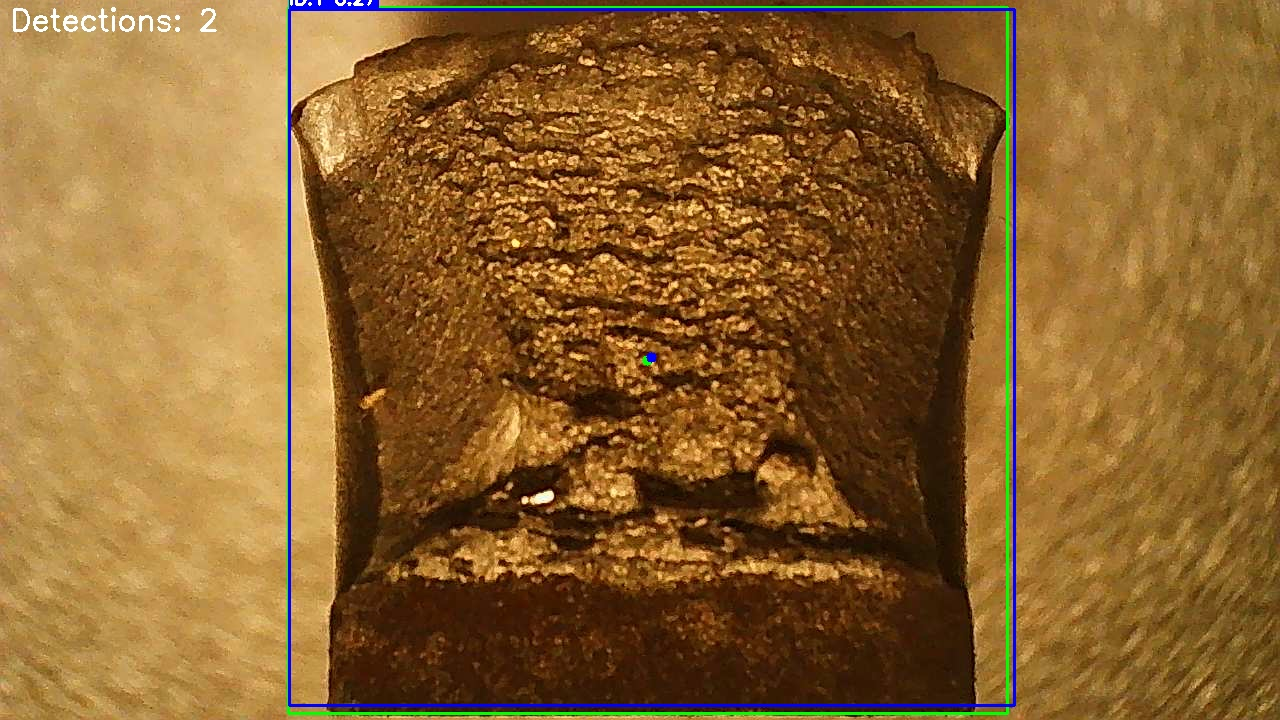
#> input picture tests/data/detection_test_frame_1.jpg, 1280 x 720 px; its folder holds only this picture in this run
$ python -i texture_features.py   (imports and definitions only)   (older library calls are emulated)
#> lines starting #> are read from the running program, lines starting #| are printed output that depends on the picture
#!/usr/bin/env python3
"""
Texture Feature Extraction for Fracture Surface Analysis

This module implements comprehensive texture analysis including:
- Gray Level Co-occurrence Matrix (GLCM) features
- Local Binary Patterns (LBP)
- Gabor filter responses
- Fractal dimension analysis
- Surface roughness metrics
"""

import cv2
import numpy as np
import logging
from typing import Dict, List, Tuple, Optional
from skimage import feature, filters, measure
from skimage.feature import graycomatrix, graycoprops, local_binary_pattern
from scipy import ndimage, fft
from scipy.stats import entropy
import warnings

logger = logging.getLogger(__name__)


class TextureFeatureExtractor:
    """Extracts comprehensive texture features from fracture surfaces."""

    def __init__(self):
        """Initialize texture feature extractor."""
        self.glcm_distances = [1, 2, 3]
        self.glcm_angles = [0, 45, 90, 135]  # degrees
        self.lbp_radius = 3
        self.lbp_n_points = 24
        self.gabor_frequencies = [0.1, 0.3, 0.5]
        self.gabor_angles = [0, 45, 90, 135]  # degrees

        logger.debug("TextureFeatureExtractor initialized")

    def extract_glcm_features(self, image: np.ndarray, mask: Optional[np.ndarray] = None) -> Dict[str, float]:
        """
        Extract Gray Level Co-occurrence Matrix (GLCM) features.

        Args:
            image: Grayscale image
            mask: Optional mask to limit analysis region

        Returns:
            Dictionary of GLCM features
        """
        features = {}

        try:
            # Apply mask if provided
            if mask is not None:
                masked_image = image.copy()
                masked_image[mask == 0] = 0
            else:
                masked_image = image

            # Reduce gray levels for GLCM computation (improves speed and reduces noise)
            gray_levels = 32
            normalized = cv2.normalize(masked_image, None, 0, gray_levels-1, cv2.NORM_MINMAX)
            normalized = normalized.astype(np.uint8)

            # Convert angles to radians
            angles_rad = [np.deg2rad(angle) for angle in self.glcm_angles]

            # Compute GLCM
            glcm = graycomatrix(
                normalized,
                distances=self.glcm_distances,
                angles=angles_rad,
                levels=gray_levels,
                symmetric=True,
                normed=True
            )

            # Extract GLCM properties
            properties = ['contrast', 'dissimilarity', 'homogeneity', 'energy', 'correlation', 'ASM']

            for prop in properties:
                try:
                    values = graycoprops(glcm, prop)
                    features[f'glcm_{prop}_mean'] = float(np.mean(values))
                    features[f'glcm_{prop}_std'] = float(np.std(values))
                    features[f'glcm_{prop}_max'] = float(np.max(values))
                    features[f'glcm_{prop}_min'] = float(np.min(values))
                except Exception as e:
                    logger.warning(f"Failed to compute GLCM {prop}: {e}")
                    features[f'glcm_{prop}_mean'] = 0.0
                    features[f'glcm_{prop}_std'] = 0.0
                    features[f'glcm_{prop}_max'] = 0.0
                    features[f'glcm_{prop}_min'] = 0.0

        except Exception as e:
            logger.error(f"GLCM feature extraction failed: {e}")
            # Return zero features
            properties = ['contrast', 'dissimilarity', 'homogeneity', 'energy', 'correlation', 'ASM']
            for prop in properties:
                features[f'glcm_{prop}_mean'] = 0.0
                features[f'glcm_{prop}_std'] = 0.0
                features[f'glcm_{prop}_max'] = 0.0
                features[f'glcm_{prop}_min'] = 0.0

        return features

    def extract_lbp_features(self, image: np.ndarray, mask: Optional[np.ndarray] = None) -> Dict[str, float]:
        """
        Extract Local Binary Pattern (LBP) features.

        Args:
            image: Grayscale image
            mask: Optional mask to limit analysis region

        Returns:
            Dictionary of LBP features
        """
        features = {}

        try:
            # Compute LBP
            lbp = local_binary_pattern(
                image,
                self.lbp_n_points,
                self.lbp_radius,
                method='uniform'
            )

            # Apply mask if provided
            if mask is not None:
                lbp_masked = lbp[mask > 0]
            else:
                lbp_masked = lbp.flatten()

            # Compute histogram
            n_bins = self.lbp_n_points + 2  # +2 for uniform patterns
            hist, _ = np.histogram(lbp_masked, bins=n_bins, range=(0, n_bins))
            hist = hist.astype(float)

            # Normalize histogram
            if np.sum(hist) > 0:
                hist = hist / np.sum(hist)

            # Extract statistical features from histogram
            features['lbp_uniformity'] = float(np.sum(hist ** 2))
            features['lbp_entropy'] = float(entropy(hist + 1e-10))  # Add small value to avoid log(0)
            features['lbp_mean'] = float(np.mean(lbp_masked))
            features['lbp_std'] = float(np.std(lbp_masked))
            features['lbp_skewness'] = float(self._compute_skewness(lbp_masked))
            features['lbp_kurtosis'] = float(self._compute_kurtosis(lbp_masked))

            # Add histogram bins as features (first 10 bins to avoid too many features)
            for i in range(min(10, len(hist))):
                features[f'lbp_hist_bin_{i}'] = float(hist[i])

        except Exception as e:
            logger.error(f"LBP feature extraction failed: {e}")
            # Return zero features
            features['lbp_uniformity'] = 0.0
            features['lbp_entropy'] = 0.0
            features['lbp_mean'] = 0.0
            features['lbp_std'] = 0.0
            features['lbp_skewness'] = 0.0
            features['lbp_kurtosis'] = 0.0
            for i in range(10):
                features[f'lbp_hist_bin_{i}'] = 0.0

        return features

    def extract_gabor_features(self, image: np.ndarray, mask: Optional[np.ndarray] = None) -> Dict[str, float]:
        """
        Extract Gabor filter response features.

        Args:
            image: Grayscale image
            mask: Optional mask to limit analysis region

        Returns:
            Dictionary of Gabor features
        """
        features = {}

        try:
            responses = []

            for freq in self.gabor_frequencies:
                for angle in self.gabor_angles:
                    # Apply Gabor filter
                    real, _ = filters.gabor(image, frequency=freq, theta=np.deg2rad(angle))

                    # Apply mask if provided
                    if mask is not None:
                        real_masked = real[mask > 0]
                    else:
                        real_masked = real.flatten()

                    responses.append(real_masked)

                    # Extract statistics from this filter response
                    features[f'gabor_f{freq}_a{angle}_mean'] = float(np.mean(real_masked))
                    features[f'gabor_f{freq}_a{angle}_std'] = float(np.std(real_masked))
                    features[f'gabor_f{freq}_a{angle}_energy'] = float(np.sum(real_masked ** 2))

            # Global Gabor statistics
            all_responses = np.concatenate(responses)
            features['gabor_global_mean'] = float(np.mean(all_responses))
            features['gabor_global_std'] = float(np.std(all_responses))
            features['gabor_global_energy'] = float(np.sum(all_responses ** 2))

        except Exception as e:
            logger.error(f"Gabor feature extraction failed: {e}")
            # Return zero features
            for freq in self.gabor_frequencies:
                for angle in self.gabor_angles:
                    features[f'gabor_f{freq}_a{angle}_mean'] = 0.0
                    features[f'gabor_f{freq}_a{angle}_std'] = 0.0
                    features[f'gabor_f{freq}_a{angle}_energy'] = 0.0
            features['gabor_global_mean'] = 0.0
            features['gabor_global_std'] = 0.0
            features['gabor_global_energy'] = 0.0

        return features

    def extract_fractal_dimension(self, image: np.ndarray, mask: Optional[np.ndarray] = None) -> Dict[str, float]:
        """
        Extract fractal dimension using box-counting method.

        Args:
            image: Grayscale image
            mask: Optional mask to limit analysis region

        Returns:
            Dictionary containing fractal dimension
        """
        features = {}

        try:
            # Apply mask if provided
            if mask is not None:
                masked_image = image.copy()
                masked_image[mask == 0] = 0
            else:
                masked_image = image

            # Convert to binary for fractal analysis
            threshold = filters.threshold_otsu(masked_image[masked_image > 0])
            binary = masked_image > threshold

            # Box-counting method
            scales = np.logspace(0.5, 3, num=10, dtype=int)  # Box sizes from ~3 to 1000
            counts = []

            for scale in scales:
                if scale >= min(binary.shape):
                    break

                # Downsample image
                downsampled = measure.block_reduce(binary, (scale, scale), np.max)
                counts.append(np.sum(downsampled))

            # Fit line to log-log plot
            if len(counts) > 2:
                scales = scales[:len(counts)]
                log_scales = np.log(scales)
                log_counts = np.log(np.array(counts) + 1)  # +1 to avoid log(0)

                # Linear regression
                coeffs = np.polyfit(log_scales, log_counts, 1)
                fractal_dim = -coeffs[0]  # Negative slope gives fractal dimension

                features['fractal_dimension'] = float(fractal_dim)
                features['fractal_r_squared'] = float(np.corrcoef(log_scales, log_counts)[0, 1] ** 2)
            else:
                features['fractal_dimension'] = 0.0
                features['fractal_r_squared'] = 0.0

        except Exception as e:
            logger.error(f"Fractal dimension extraction failed: {e}")
            features['fractal_dimension'] = 0.0
            features['fractal_r_squared'] = 0.0

        return features

    def extract_roughness_features(self, image: np.ndarray, mask: Optional[np.ndarray] = None) -> Dict[str, float]:
        """
        Extract surface roughness metrics.

        Args:
            image: Grayscale image (treated as height map)
            mask: Optional mask to limit analysis region

        Returns:
            Dictionary of roughness features
        """
        features = {}

        try:
            # Apply mask if provided
            if mask is not None:
                surface = image[mask > 0]
            else:
                surface = image.flatten()

            if len(surface) == 0:
                raise ValueError("Empty surface after masking")

            # Basic roughness parameters
            mean_height = np.mean(surface)
            features['roughness_ra'] = float(np.mean(np.abs(surface - mean_height)))  # Average roughness
            features['roughness_rq'] = float(np.sqrt(np.mean((surface - mean_height) ** 2)))  # RMS roughness
            features['roughness_rz'] = float(np.max(surface) - np.min(surface))  # Peak-to-valley height
            features['roughness_rsk'] = float(self._compute_skewness(surface - mean_height))  # Skewness
            features['roughness_rku'] = float(self._compute_kurtosis(surface - mean_height))  # Kurtosis

            # Additional roughness metrics
            features['roughness_mean'] = float(mean_height)
            features['roughness_std'] = float(np.std(surface))
            features['roughness_range'] = float(np.ptp(surface))  # Peak-to-peak

            # Gradient-based roughness (if we have 2D surface)
            if mask is not None:
                try:
                    # Compute gradients
                    grad_x = cv2.Sobel(image.astype(np.float32), cv2.CV_32F, 1, 0, ksize=3)
                    grad_y = cv2.Sobel(image.astype(np.float32), cv2.CV_32F, 0, 1, ksize=3)
                    gradient_magnitude = np.sqrt(grad_x**2 + grad_y**2)

                    # Apply mask
                    gradient_masked = gradient_magnitude[mask > 0]

                    features['roughness_gradient_mean'] = float(np.mean(gradient_masked))
                    features['roughness_gradient_std'] = float(np.std(gradient_masked))
                    features['roughness_gradient_max'] = float(np.max(gradient_masked))

                except Exception as e:
                    logger.warning(f"Gradient roughness computation failed: {e}")
                    features['roughness_gradient_mean'] = 0.0
                    features['roughness_gradient_std'] = 0.0
                    features['roughness_gradient_max'] = 0.0
            else:
                features['roughness_gradient_mean'] = 0.0
                features['roughness_gradient_std'] = 0.0
                features['roughness_gradient_max'] = 0.0

        except Exception as e:
            logger.error(f"Roughness feature extraction failed: {e}")
            # Return zero features
            roughness_keys = ['roughness_ra', 'roughness_rq', 'roughness_rz', 'roughness_rsk',
                            'roughness_rku', 'roughness_mean', 'roughness_std', 'roughness_range',
                            'roughness_gradient_mean', 'roughness_gradient_std', 'roughness_gradient_max']
            for key in roughness_keys:
                features[key] = 0.0

        return features

    def extract_frequency_features(self, image: np.ndarray, mask: Optional[np.ndarray] = None) -> Dict[str, float]:
        """
        Extract frequency domain features using FFT.

        Args:
            image: Grayscale image
            mask: Optional mask to limit analysis region

        Returns:
            Dictionary of frequency domain features
        """
        features = {}

        try:
            # Apply mask if provided
            if mask is not None:
                masked_image = image.copy()
                masked_image[mask == 0] = 0
            else:
                masked_image = image

            # Compute 2D FFT
            f_transform = fft.fft2(masked_image)
            f_shift = fft.fftshift(f_transform)
            magnitude_spectrum = np.abs(f_shift)

            # Log transform for better visualization
            log_spectrum = np.log(magnitude_spectrum + 1)

            # Extract features from frequency domain
            features['fft_dc_component'] = float(magnitude_spectrum[magnitude_spectrum.shape[0]//2,
                                                                  magnitude_spectrum.shape[1]//2])
            features['fft_mean_magnitude'] = float(np.mean(magnitude_spectrum))
            features['fft_std_magnitude'] = float(np.std(magnitude_spectrum))
            features['fft_max_magnitude'] = float(np.max(magnitude_spectrum))
            features['fft_energy'] = float(np.sum(magnitude_spectrum ** 2))

            # Radial frequency analysis
            center = (magnitude_spectrum.shape[0]//2, magnitude_spectrum.shape[1]//2)
            y, x = np.ogrid[:magnitude_spectrum.shape[0], :magnitude_spectrum.shape[1]]
            r = np.sqrt((x - center[1])**2 + (y - center[0])**2)

            # Compute radial profile
            r_max = int(np.min(center))
            radial_profile = []
            for radius in range(1, r_max, max(1, r_max//20)):  # Sample ~20 points
                mask_ring = (r >= radius) & (r < radius + 1)
                if np.any(mask_ring):
                    radial_profile.append(np.mean(magnitude_spectrum[mask_ring]))

            if radial_profile:
                features['fft_radial_mean'] = float(np.mean(radial_profile))
                features['fft_radial_std'] = float(np.std(radial_profile))
                features['fft_radial_slope'] = float(np.polyfit(range(len(radial_profile)), radial_profile, 1)[0])
            else:
                features['fft_radial_mean'] = 0.0
                features['fft_radial_std'] = 0.0
                features['fft_radial_slope'] = 0.0

        except Exception as e:
            logger.error(f"Frequency feature extraction failed: {e}")
            # Return zero features
            fft_keys = ['fft_dc_component', 'fft_mean_magnitude', 'fft_std_magnitude',
                       'fft_max_magnitude', 'fft_energy', 'fft_radial_mean',
                       'fft_radial_std', 'fft_radial_slope']
            for key in fft_keys:
                features[key] = 0.0

        return features

    def extract_features(self, image: np.ndarray, mask: Optional[np.ndarray] = None) -> Dict[str, any]:
        """
        Extract all texture features.

        Args:
            image: Grayscale image
            mask: Optional mask to limit analysis region

        Returns:
            Dictionary containing all texture features and feature vector
        """
        all_features = {}

        # Extract different types of texture features
        glcm_features = self.extract_glcm_features(image, mask)
        lbp_features = self.extract_lbp_features(image, mask)
        gabor_features = self.extract_gabor_features(image, mask)
        fractal_features = self.extract_fractal_dimension(image, mask)
        roughness_features = self.extract_roughness_features(image, mask)
        frequency_features = self.extract_frequency_features(image, mask)

        # Combine all features
        all_features.update(glcm_features)
        all_features.update(lbp_features)
        all_features.update(gabor_features)
        all_features.update(fractal_features)
        all_features.update(roughness_features)
        all_features.update(frequency_features)

        # Create feature vector
        feature_vector = np.array(list(all_features.values()))

        return {
            'individual_features': all_features,
            'feature_vector': feature_vector,
            'feature_names': list(all_features.keys())
        }

    # [49 lines left out: function get_feature_names, not called in this run]

    def _compute_skewness(self, data: np.ndarray) -> float:
        """Compute skewness of data."""
        if len(data) == 0:
            return 0.0
        mean = np.mean(data)
        std = np.std(data)
        if std == 0:
            return 0.0
        return np.mean(((data - mean) / std) ** 3)

    def _compute_kurtosis(self, data: np.ndarray) -> float:
        """Compute kurtosis of data."""
        if len(data) == 0:
            return 0.0
        mean = np.mean(data)
        std = np.std(data)
        if std == 0:
            return 0.0
        return np.mean(((data - mean) / std) ** 4) - 3  # Excess kurtosis

>>> import cv2
>>> picture = cv2.imread('../../../tests/data/detection_test_frame_1.jpg')
#> picture is the input picture: shape (720, 1280, 3); mean B, G, R 47, 98.8, 139
>>> result = TextureFeatureExtractor().extract_features(picture)
#> in extract_glcm_features, `normalized = cv2.normalize(masked_image, None, 0, gray_levels-1, cv2.N..`:
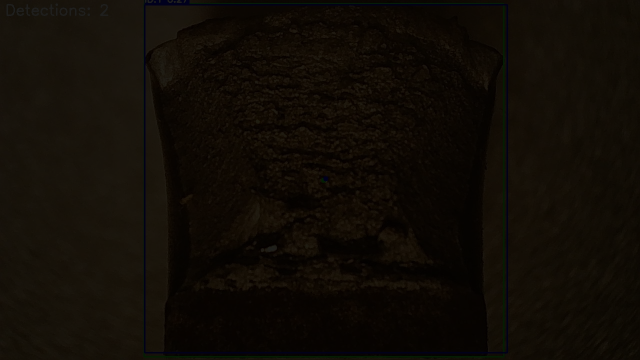
#> normalized: shape (720, 1280, 3) (shown at 1/2 size); mean B, G, R 5.7, 12, 16.9
#> in extract_features, `glcm_features = self.extract_glcm_features(image, mask)`: glcm_features = 24 items
#> in extract_features, `lbp_features = self.extract_lbp_features(image, mask)`: lbp_features = 16 items
#> after the loop in extract_gabor_features, `for freq in self.gabor_frequencies:`: features = 39 items; responses = []
#> in extract_features, `gabor_features = self.extract_gabor_features(image, mask)`: gabor_features = 39 items
#> in extract_fractal_dimension, `threshold = filters.threshold_otsu(masked_image[masked_image > 0])`: threshold = 105
#> in extract_fractal_dimension, `binary = masked_image > threshold`:
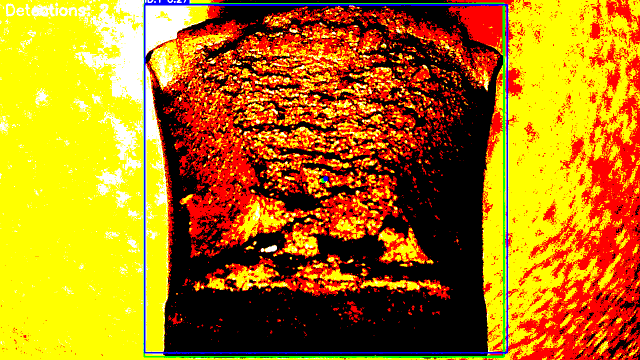
#> binary: shape (720, 1280, 3) bool (shown at 1/2 size); mean B, G, R 0.0638, 0.482, 0.696
#> after the loop in extract_fractal_dimension, `for scale in scales:`: counts = []
#> in extract_features, `fractal_features = self.extract_fractal_dimension(image, mask)`: fractal_features = {'fractal_dimension': 0, 'fractal_r_squared': 0}
#> in extract_roughness_features, `mean_height = np.mean(surface)`: mean_height = 94.93
#> in _compute_skewness, `mean = np.mean(data)`: mean = 4.57e-14
#> in _compute_skewness, `std = np.std(data)`: std = 61.93
#> in _compute_kurtosis, `mean = np.mean(data)`: mean = 4.57e-14
#> in _compute_kurtosis, `std = np.std(data)`: std = 61.93
#> in extract_features, `roughness_features = self.extract_roughness_features(image, mask)`: roughness_features = 11 items
#> in extract_frequency_features, `log_spectrum = np.log(magnitude_spectrum + 1)`:
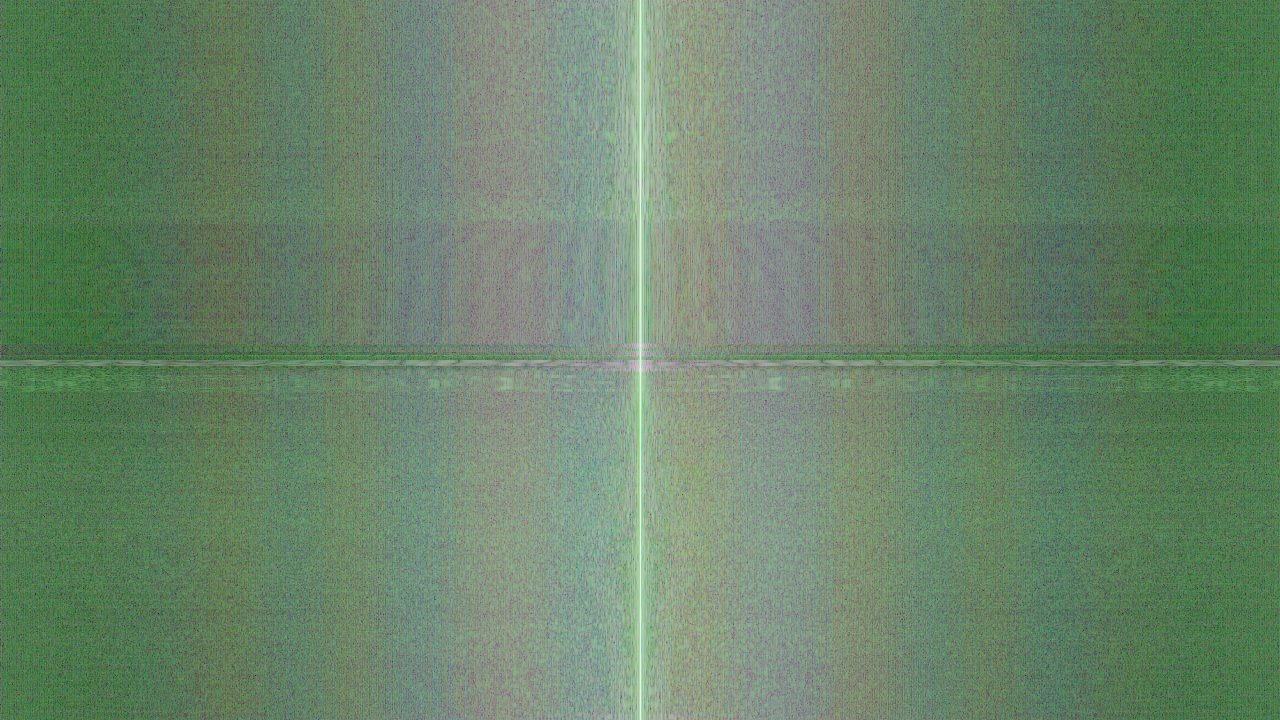
#> log_spectrum: shape (720, 1280, 3) float64; mean of channels 0, 1, 2 5.46, 6.86, 5.46; drawn with min black and max white
#> in extract_features, `frequency_features = self.extract_frequency_features(image, mask)`: frequency_features = {'fft_dc_component': 0, 'fft_mean_magnitude': 0, 'fft_std_magnitude': 0, 'fft_max_magnitude': 0, 'fft_energy': 0, 'fft_radial_mean': 0, 'fft_radial_std': 0, 'fft_radial_slope': 0}
#> in extract_features, `feature_vector = np.array(list(all_features.values()))`: feature_vector = 100 values, max 255 at index 83, min -0.916 at index 85, mean 7.81
#> result = 3 items
